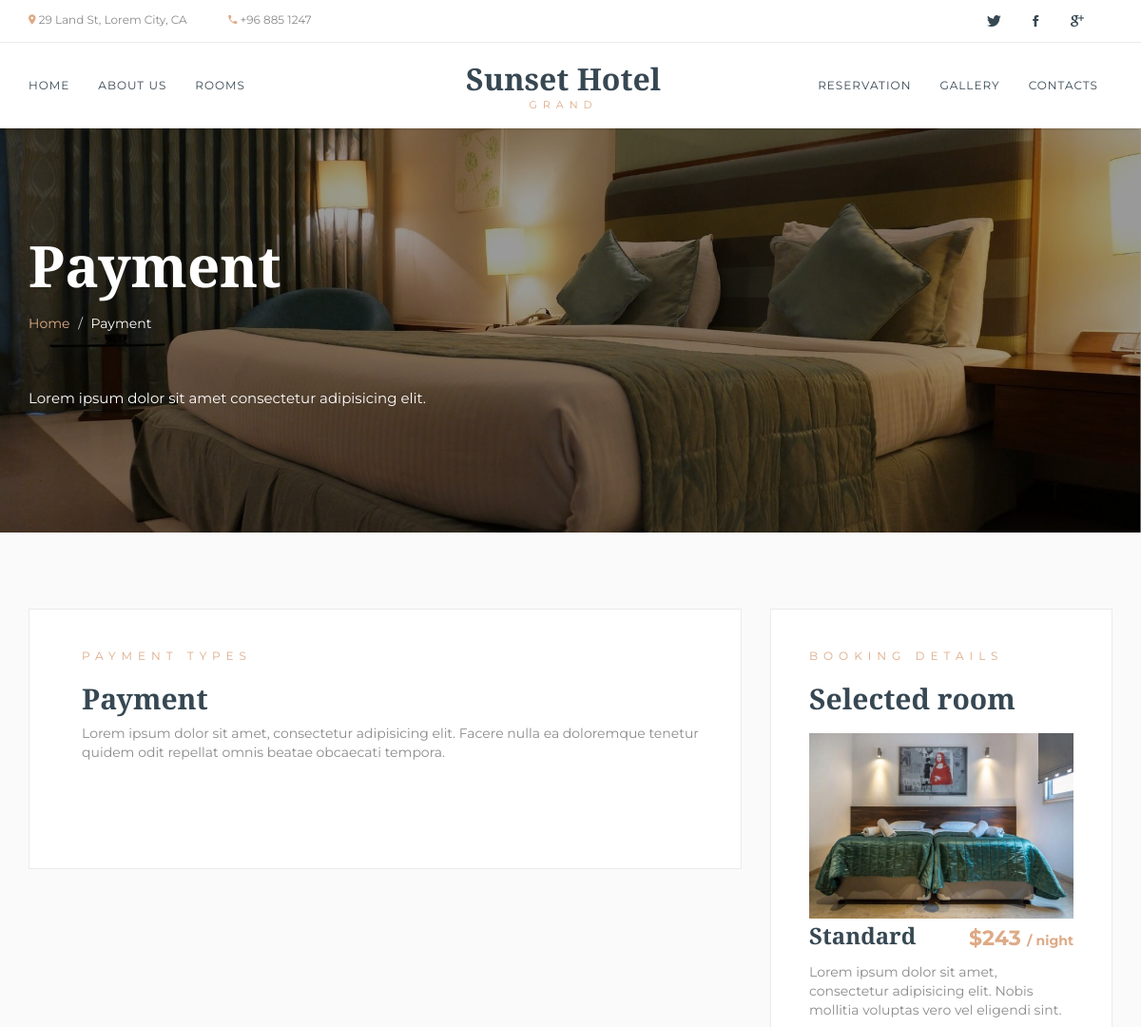
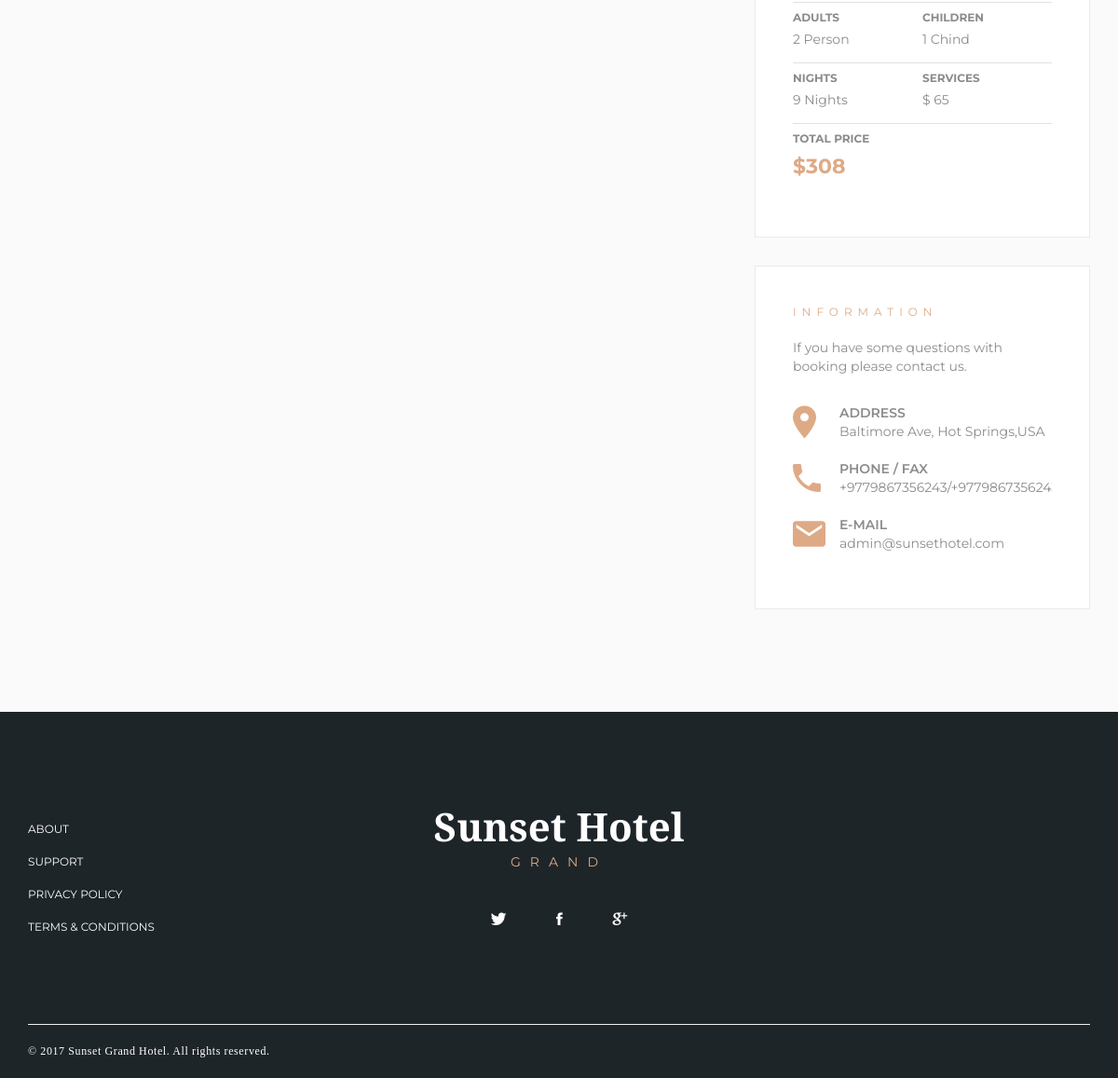
Page /payment.php?id=11 on the committed database (2 pictures, top to bottom).
### tables this page shows
CREATE TABLE `tbl_room` (
  `room_id` int(11) NOT NULL,
  `price` varchar(100) NOT NULL,
  `type` varchar(100) NOT NULL,
  `picture` varchar(100) NOT NULL,
  `bed_no` varchar(50) NOT NULL
);

### admin/class/common.class.php (called while the page is built, shortened)
<?php
class common{
	function __construct()
	{
		$this->con=new mysqli('localhost','root','','db_hotel_mgmt');
	}
	function select($sql)
	{
		$res=$this->con->query($sql);
		$data=[];
		if($res->num_rows>0)
		{
			while($row=$res->fetch_object())
			{
				$data[]=$row;
			}
		}
		return $data;
	}
}
 ?>

### admin/class/room.class.php (called while the page is built, shortened)
<?php
 class room extends common{
 	public $id,$price,$roomtype,$picture,$bed;
 	public function selectroombyid()
 	{
 		$sql = "select * from tbl_room where room_id = '$this->id' ";
 		return $this->select($sql);
 	}
}
?>

### payment.php (the view, shortened to what this page needs)
<?php
	require_once 'admin/class/common.class.php';
	require_once 'admin/class/room.class.php';
	require_once "layout/header.php";
	$room = new room;
	$room->id=$_GET['id'];
			$data = $room->selectroombyid();
			foreach ($data as  $value) {
				$pic=$value->picture;
				$type= $value->type;
				$price= $value->price;
			}
 ?>
    <section class="section__header">
    	<div class="container">
    	  <div class="row">
    	    <div class="col-sm-12">
    	    	<div class="welcome__content">
							<h1 class="welcome_content__title">Payment</h1>
              <ol class="breadcrumb">
							  <li><a href="index.php">Home</a></li>
							  <li class="active">Payment</li>
							</ol>
    					<p class="welcome_content__desc">Lorem ipsum dolor sit amet consectetur adipisicing elit.</p>
    				</div>
    	    </div>
    	  </div>
    	</div>
			<div class="home__bg reservation__bg"></div>
    </section>
    <section class="section__reservation">
    	<div class="container">
    	  <div class="row">
    	    <div class="col-sm-5 col-sm-push-7 col-md-4 col-md-push-8">
    	    	<div class="booking__details-body">
    	    		<p class="subheading">Booking details</p>
    	    		<h2 class="section__heading">Selected room</h2>
    	    		<figure class="room__details">
								<img src="admin/image/<?php echo $pic; ?>" class="img-responsive" alt="...">
								<figcaption>
									<h3><?php echo $type; ?></h3>
									<div class="room__price">$<?php echo $price; ?> <small>/ night</small>
									</div>
									<p class="room__desc">Lorem ipsum dolor sit amet, consectetur adipisicing elit. Nobis mollitia voluptas vero vel eligendi sint.</p>
								</figcaption>
							</figure>
							<ul class="details-info">
                <li>
                  <label>Adults</label>
                  <p>2 Person</p>
                </li>
                <li>
                  <label>Children</label>
                  <p>1 Chind</p>
                </li>
                <li>
                  <label>Nights</label>
                  <p>9 Nights</p>
                </li>
                <li>
                  <label>Services</label>
                  <p>$ 65</p>
                </li>
                <li class="total-price">
                  <label>Total price</label>
                  <p>$<?php echo $price+65; ?></p>
                </li>
            </ul>
  	    		</div>
  	    		<div class="info__body">
							<p class="info__title">Information</p>
							<ul class="info__content">
                <li>
                  <p class="info-text">If you have some questions with booking please contact us.</p>
                </li>
	              <li>
	                <i class="icon ion-android-pin"></i>
	                <div class="info-content">
	                  <div class="title">Address</div>
	                  <div class="description">Baltimore Ave, Hot Springs,USA</div>
	                </div>
	              </li>
	              <li>
	                <i class="icon ion-android-call"></i>
	                <div class="info-content">
	                  <div class="title">Phone / Fax</div>
	                  <div class="description">+9779867356243/+9779867356243</div>
	                </div>
	              </li>
	              <li>
	                <i class="icon ion-android-mail"></i>
	                <div class="info-content">
	                  <div class="title">E-mail</div>
	                  <div class="description">admin@sunsethotel.com</div>
	                </div>
	              </li>
	            </ul>
  	    		</div>
    	    </div>
    	    <div class="col-sm-7 col-sm-pull-5 col-md-8 col-md-pull-4">
    	    	<div class="reservation__form-body">
    	    		<p class="subheading">Payment Types</p>
    	    		<h2 class="section__heading">Payment</h2>
    	    		<p class="section__subheading">Lorem ipsum dolor sit amet, consectetur adipisicing elit. Facere nulla ea doloremque tenetur quidem odit repellat omnis beatae obcaecati tempora.</p>
              <div class="alert" id="form_reservation" role="alert"></div>
            </div>
          </div>
    	  </div>
    	</div>
    </section>
    <?php
			require_once "layout/footer.php";
		 ?>

### rows in the picture
tbl_room: picture (picture), type "Standard", price "243", $price+65 "308"
